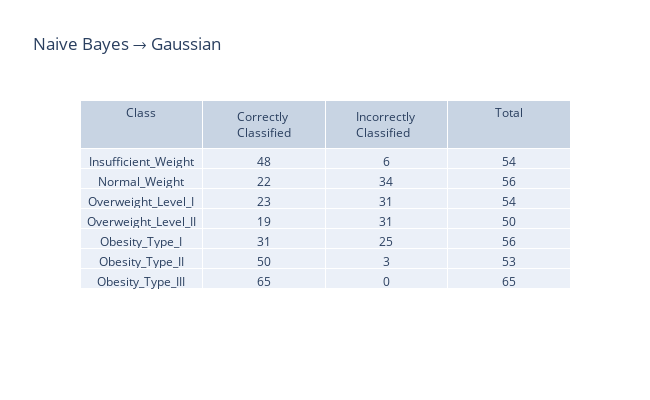

This figure's notebook cell:
### Markdown cell above
#### Gaussian

### Code cell
clf = GaussianNB()
clf.fit(xTrain, yTrain)
yPred = clf.predict(xTest)

cv_score = np.array(cross_val_score(clf, xTrain,yTrain, cv=10)).mean()
cf_matrix = confusion_matrix(yTest,yPred)
metrics = precision_recall_fscore_support(yTest,yPred,average="weighted")
precision,recall,f1=metrics[0],metrics[1],metrics[2]
accuracy = accuracy_score(yTest,yPred)
print(f"Cross Validation Score: {cv_score}\nPrecision Score: {precision}\nRecall Score: {recall}\nF1 score: {f1}\nAccuracy: {accuracy}")

sns.heatmap(pd.DataFrame(cf_matrix, labels, labels), annot=True, annot_kws={"size": 14},cmap = 'coolwarm') # font size
plt.title("Confusion Matrix (Gaussian Naive Bayes)",loc='left', fontweight='bold',  style='italic')
plt.savefig('Graphs/Confusion Matrix (Gaussian Naive Bayes).png', bbox_inches='tight')
plt.show()
interpret_confusion_matrix(confusion_matrix(yTest,yPred), "Naive Bayes → Gaussian", labels)

### Figure 1 — Plotly figure (JSON) as saved in the notebook; plotly's stock layout.template omitted (floating-point values rounded to 4 significant figures)
{"data": [{"cells": {"values": [["Insufficient_Weight", "Normal_Weight", "Overweight_Level_I", "Overweight_Level_II", "Obesity_Type_I", "Obesity_Type_II", "Obesity_Type_III"], [48, 22, 23, 19, 31, 50, 65], [6, 34, 31, 31, 25, 3, 0], [54, 56, 54, 50, 56, 53, 65]]}, "columnwidth": 5, "header": {"values": ["Class", "Correctly Classified", "Incorrectly Classified", "Total"]}, "type": "table"}], "layout": {"height": 400, "title": {"text": "Naive Bayes → Gaussian"}, "width": 650}}
